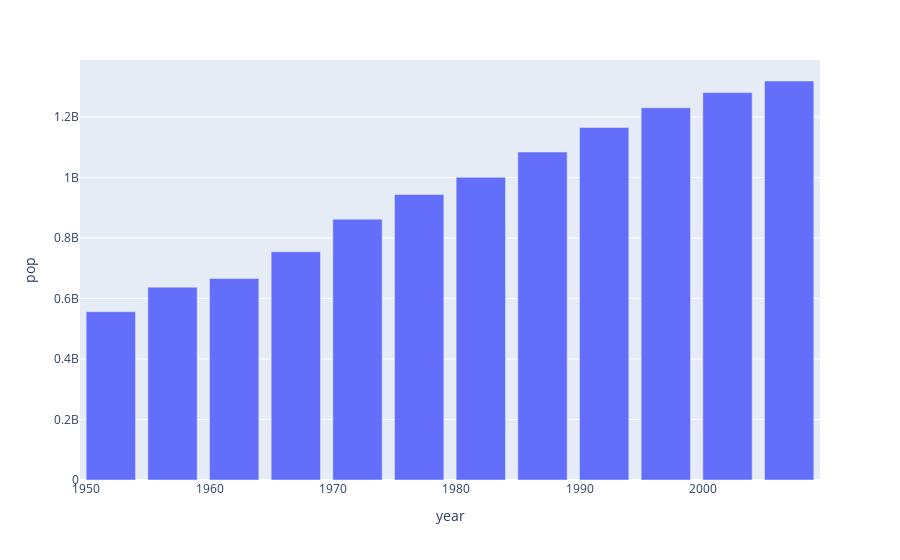

Notebook code for this chart:
### Markdown cell above
# EJERCICIO 4 

- Elije un país para aplicar el filtro/query
- Crea una gráfica de barras `px.bar()` donde los años sean el eje x y la población el eje y
- Encuentra el botón para descargar la imagen y descargala en el mismo folder de tareas

### Code cell
# px._______(data = ____, x=_____, y=_____)

subset_china = dataset.query('country == "China"')

px.bar(subset_china, x='year', y='pop')

### Figure 1 — Plotly figure (JSON) as saved in the notebook; plotly's stock layout.template omitted (floating-point values rounded to 4 significant figures)
{"data": [{"alignmentgroup": "True", "hovertemplate": "year=%{x}<br>pop=%{y}<extra></extra>", "legendgroup": "", "marker": {"color": "#636efa", "pattern": {"shape": ""}}, "name": "", "offsetgroup": "", "orientation": "v", "showlegend": false, "textposition": "auto", "type": "bar", "x": [1952, 1957, 1962, 1967, 1972, 1977, 1982, 1987, 1992, 1997, 2002, 2007], "xaxis": "x", "y": [556263527, 637408000, 665770000, 754550000, 862030000, 943455000, 1000281000, 1084035000, 1164970000, 1230075000, 1280400000, 1318683096], "yaxis": "y"}], "layout": {"autosize": true, "barmode": "relative", "legend": {"tracegroupgap": 0}, "margin": {"t": 60}, "xaxis": {"anchor": "y", "autorange": true, "domain": [0, 1], "range": [1950.0, 2010.0], "title": {"text": "year"}, "type": "linear"}, "yaxis": {"anchor": "x", "autorange": true, "domain": [0, 1], "range": [0, 1388000000.0], "title": {"text": "pop"}, "type": "linear"}}}
